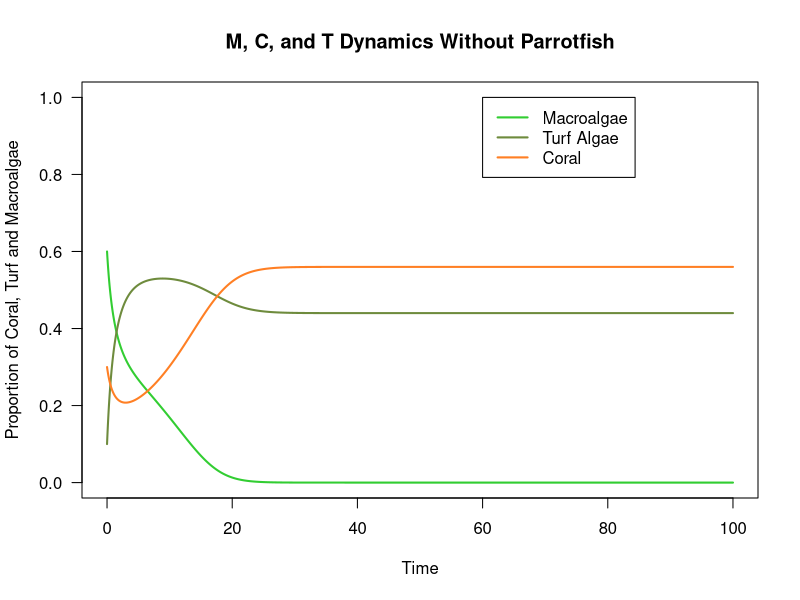
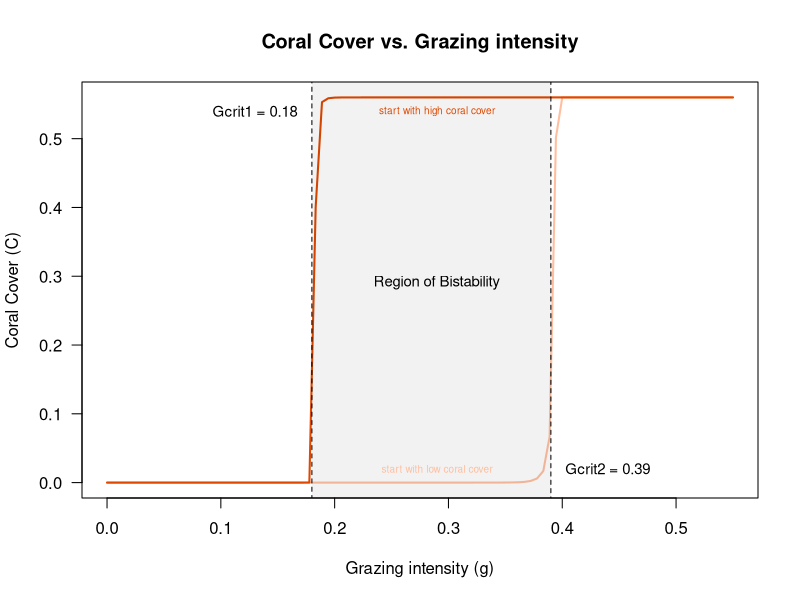
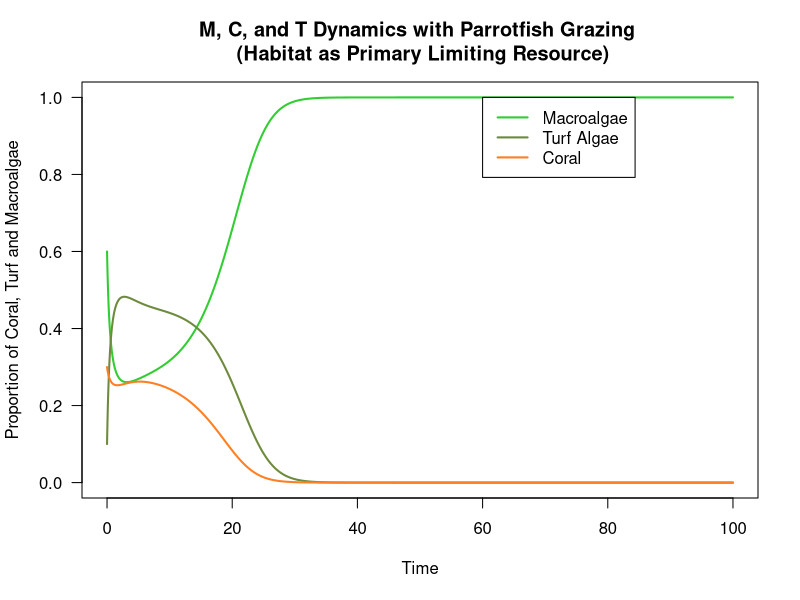
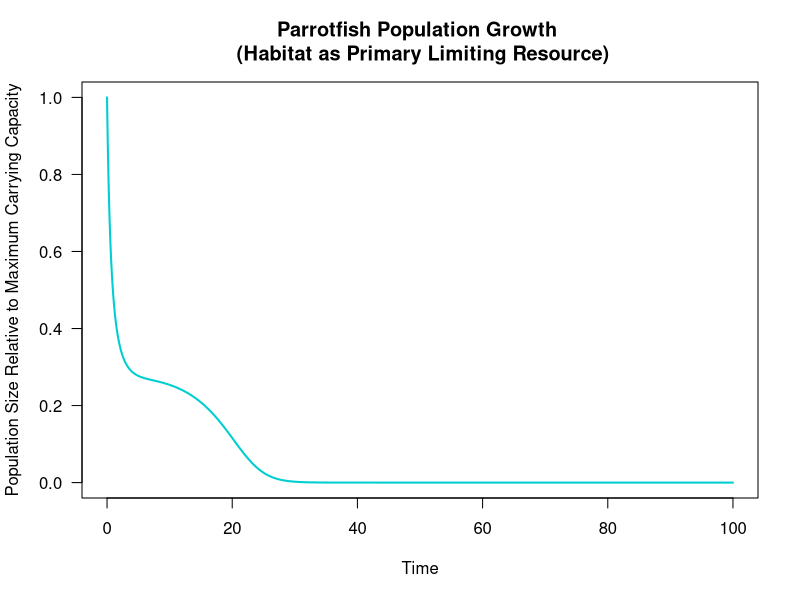

These charts were generated, in order, by the following R code: (Note: a time limit stopped this script after it produced the figures.)
## ---- chunk 1
knitr::opts_chunk$set(echo = TRUE)
## ---- chunk 2
### Macroalgae ###
# dMdt <- (alpha*M*C) - ((g*M)/(M + T)) + (gamma*M*T)


### Coral ###
# dCdt <- (r*T*C) - (d*C) - (alpha*M*C)


### Turf algae ###
# dTdt <- (g*M)/(M + T) - (gamma*M*T) - (r*T*C) + (d*C)
## ---- chunk 3
# parrotfish growth rate
s <- 0.49 # intrinsic rate of growth s of parrotfish 

# rate macroalgae directly overgrow coral per year
alpha <- 0.1 # coral overgrown by macroalgae at a rate a

# rate macroalgae spread vegetatively over algal turfs per year
gamma <- 0.8 # at a rate γ (gamma)

# rate of coral recruitment to algal turfs per year; coral always overgrow algal turfs
r <- 1 # corals recruit to and overgrow algal turfs at a rate r

# coral mortality -- natural coral mortality accounts for 2-4% per year, predation for 30%, and remaining mortality from coral disease or tissue damage following bleaching
d <- 0.44 # natural mortality rate of d

# grazing rate g can change, right now im setting it between the critical values 0.18 and 0.39
   # set grazing rate when it is above 0.39 coral will be in high equilibrium 
    g <- 0.4
   # grazing rate when it is below 0.18 macroalgae will be in high equilibrium 
    #g <- 0.19
   # when grazing rate is between 0.18 and 0.39 and coral starts low, then bistability will bring back to low coral state, but when coral is high initially (above 0.5%), bistability will return to coral 
    #g <- 0.25

# maximum parrotfish carrying capacity
#beta <- C

# fishing pressure 
f <- 0

## ---- chunk 4
###  Variables ###

#M <- macroalgae 
  # M <- 1 - C - T
#C <- coral 
  # C <- 1 - M - T
#T <- turf algae 
  # T <- 1 - M - C

# M + C + T = 1 particular region of the seabed is covered entirely by macroalgae (M), coral (C), and algal turfs (T) (variables)

# g # parrotfish graze macroalgae without distinction from algal turfs at a rate g


# storing colors 
Mcol <- 'limegreen' # plot color for macropalgae 
Tcol <- 'darkolivegreen4' # plot color for turf algae 
Ccol <- 'chocolate1' # plot color for coral 
Pcol <- 'darkturquoise' #plot color for parrotfish population
## ---- chunk 5
# setting time and initial values 
# time set 0 to 100
tset <- seq(from = 0, to = 100, length.out = 20000) #set time from 0 to 100 

# set initial condition for the parameters, I just set these randomly but also to be equal to 1 as the paper says 
# M + C + T = 1 particular region of the seabed is covered entirely by macroalgae (M), coral (C), and algal turfs (T) (variables)
M0 <- 0.6 # macro algae starts at 50% concentration
C0  <- .3 # coral starts at 30%
T0  <- 1 - M0 - C0  # turf starts at 20% 

P0 <- 1 #parrotfish start at 1 individual 
## ---- chunk 6
### Simulation 1: M, C, T dynamics in the absence of parrotfish grazing ###

# creating holding vectors and filling initial conditions
M.simu <- NaN*tset 
M.simu[1] <- M0
C.simu <- NaN*tset
C.simu[1] <- C0
T.simu <- NaN*tset
T.simu[1] <- T0

P.simu <- NaN*tset
P.simu[1] <- P0 #start P squiggle (only using P squiggle, so P squiggle = P; g = P squiggle because g(P) = P/beta, and we assume beta = 1 (max carrying capacity, which is the same as max coral cover), so setting initial g value to P0
## ---- chunk 7
#for loop for M, C, T dynamics in absence of parrotfish grazing
for(i in 2:length(tset)){
  # calculating change in time
	dt <- tset[i]-tset[i-1] 
	
	# set variable equal to the simulation value at the previous timestep
	M <- M.simu[i-1]
	C <- C.simu[i-1]
	Tt <- T.simu[i-1]
		

	# calculating change in population size -- replace g with P squiggle (P)
	dM <- ( (alpha*M*C) - ((g*M)/(M + Tt)) + (gamma*M*Tt) ) * dt 
	#dT <- ( (g*M)/(M + T) - (gamma*M*T) - (r*T*C) + (d*C)) * dt 
	dC <- ((r*Tt*C) - (d*C) - (alpha*M*C) ) * dt
	
	# calculating total population size
	M.simu[i] <- M.simu[i-1] + dM
	C.simu[i] <- C.simu[i-1] + dC
	T.simu[i] <- 1 - C.simu[i] - M.simu[i]
}
## ---- chunk 8
# plot for M/C/T dynamics in the absence of parrotfish grazing
    # g = 0.4, C0 = 0.3
# plot macroalgae
plot(x = tset, y = M.simu,
     type = 'l', las = 1, lwd = 2, col = Mcol,
     xlab = 'Time', ylab = 'Proportion of Coral, Turf and Macroalgae',
     xlim = c(min(tset), max(tset)), ylim = c(0, 1))
# plot turf
lines(x = tset, y = T.simu,
      lwd = 2, col = Tcol)
# plot coral
lines(x = tset, y = C.simu,
      lwd = 2, col = Ccol)

title("M, C, and T Dynamics Without Parrotfish")

legend(x = 60, y = 1,
       c('Macroalgae', 'Turf Algae', 'Coral'),
       lwd = 2,
       col = c(Mcol, Tcol, Ccol))
## ---- chunk 9
alpha <- 0.1 # coral overgrown by macroalgae at a rate a

# rate macroalgae spread vegetatively over algal turfs per year
gamma <- 0.8 # at a rate γ (gamma)

# rate of coral recruitment to algal turfs per year; coral always overgrow algal turfs
r <- 1 # corals recruit to and overgrow algal turfs at a rate r

# coral mortality -- natural coral mortality accounts for 2-4% per year, predation for 30%, and remaining mortality from coral disease or tissue damage following bleaching
d <- 0.44 # natural mortality rate of d



# setting a g set vector 
g_set <- seq(from = 0, to = 0.55, length.out = 100)


#set for C when it starts low: for region of bistability 
Mset <- NaN*g_set # holding vector for the equilibrium resource population size for each value of Y in Yset
Csetlow <- NaN*g_set # holding vector for N population size for each value of Y in Yset
Tset <- NaN*g_set # holding vector for M population size for each value of Y in Yset


#nested for loop  
for(j in 1:length(g_set)){ # for each element j from 1 to the length of Kset
	g <- g_set[j] # set g equal to the jth element of Kset
	
	# now simulate the model with this vector of Kset:
	# create holding vectors 
  M.simu <- NaN*tset; M.simu[1] <- 0.9
  C.simu <- NaN*tset; C.simu[1] <- 0.05
  T.simu <- NaN*tset; T.simu[1] <- 0.05

for(i in 2:length(tset)){
  # calculating change in time
	dt <- tset[i]-tset[i-1] 
	
	# set variable equal to the simulation value at the previous timestep
	M <- M.simu[i-1]
	C <- C.simu[i-1]
	Tt <- T.simu[i-1]
		
	# calculating change in population size -- replace g with P squiggle (P)
	dM <- ( (alpha*M*C) - ((g*M)/(M + Tt)) + (gamma*M*Tt) ) * dt 
	#dT <- ( (g*M)/(M + T) - (gamma*M*T) - (r*T*C) + (d*C)) * dt 
	dC <- ((r*Tt*C) - (d*C) - (alpha*M*C) ) * dt
	
	# calculating total population size
	M.simu[i] <- M.simu[i-1] + dM
	C.simu[i] <- C.simu[i-1] + dC
	T.simu[i] <- 1 - C.simu[i] - M.simu[i]
}
	
	# storing population sizes at the last timepoint of our simulation (the equilibrium population sizes) in our holding vectors for equilibrium population sizes 
  Mset[j] <- M.simu[length(tset)] 
	Csetlow[j] <- C.simu[length(tset)] 
	Tset[j] <- T.simu[length(tset)] 
	
}
## ---- chunk 10
#set for C when it starts HIGH: for region of bistability 
Mset <- NaN*g_set # holding vector for the equilibrium resource population size for each value of Y in Yset
Csethigh <- NaN*g_set # holding vector for N population size for each value of Y in Yset
Tset <- NaN*g_set # holding vector for M population size for each value of Y in Yset


#nested for loop  
for(j in 1:length(g_set)){ # for each element j from 1 to the length of Kset
	g <- g_set[j] # set g equal to the jth element of Kset
	
	# now simulate the model with this vector of Kset:
	# create holding vectors 
  M.simu <- NaN*tset; M.simu[1] <- 0.05
  C.simu <- NaN*tset; C.simu[1] <- 0.9
  T.simu <- NaN*tset; T.simu[1] <- 0.05

for(i in 2:length(tset)){
  # calculating change in time
	dt <- tset[i]-tset[i-1] 
	
	# set variable equal to the simulation value at the previous timestep
	M <- M.simu[i-1]
	C <- C.simu[i-1]
	Tt <- T.simu[i-1]
		
	# calculating change in population size -- replace g with P squiggle (P)
	dM <- ( (alpha*M*C) - ((g*M)/(M + Tt)) + (gamma*M*Tt) ) * dt 
	#dT <- ( (g*M)/(M + T) - (gamma*M*T) - (r*T*C) + (d*C)) * dt 
	dC <- ((r*Tt*C) - (d*C) - (alpha*M*C) ) * dt
	
	# calculating total population size
	M.simu[i] <- M.simu[i-1] + dM
	C.simu[i] <- C.simu[i-1] + dC
	T.simu[i] <- 1 - C.simu[i] - M.simu[i]
}
	
	# storing population sizes at the last timepoint of our simulation (the equilibrium population sizes) in our holding vectors for equilibrium population sizes 
  Mset[j] <- M.simu[length(tset)] 
	Csethigh[j] <- C.simu[length(tset)] 
	Tset[j] <- T.simu[length(tset)] 
	
}

## ---- chunk 11
# plot grazing as function of Coral cover

plot(x = g_set, y = Csetlow, #plot the grazing bifurcation when coral starts low
     type = 'l', las = 1, lwd = 2, col = '#FFBE9F', 
     xlab = 'Grazing intensity (g)', ylab = 'Coral Cover (C)',
     main = 'Coral Cover vs. Grazing intensity')
lines(x = g_set, y = Csethigh, col = '#DE4800', lwd = 2) #plot the grazing bifurcation when coral starts high

#showing bistability  
rect(xleft = 0.18, ybottom = -1, xright = 0.39, ytop = 0.7, col = rgb(0, 0, 0, alpha = 0.05), lty = 2, border = 1) #ligth grey box to show recovery
text(x = 0.29, y = 0.29, 'Region of Bistability', cex = 0.9) # text to signify bistability
text(x = 0.29, y = 0.54, 'start with high coral cover', cex = 0.6, col = '#DE4800') # text to signify low coral cover 
text(x = 0.29, y = 0.02, 'start with low coral cover', cex = 0.6, col = '#FFBE9F') # text to signify high coral cover 

text(x = 0.13, y = 0.54, 'Gcrit1 = 0.18', cex = 0.9) # text for g crit 1
text(x = 0.44, y = 0.02, 'Gcrit2 = 0.39', cex = 0.9) # text for g crit 2

## ---- chunk 12
####  Simulation 2: WITH PARROTFISH -- habitat as primary limiting resource ####

## Notes and Assumptions ##
# parrotfish logistic growth changes the grazing rate (g = P, see model assumptions) and therefore impacts M, C, and T dynamics
# assume that f = 0 (no fishing)
# g(P) = alpha*P/beta where alpha is a positive constant. # alpha = g_max, assumed to be 1, so g(P) = P/beta, which guarantees that the grazing intensity. arrives at a maximum only if f = 0 and P(t) reaches maximum carrying capacity, requiring no limitation from habitat (i.e., K(C) = 1)
# so we can assume for this simulation that beta = K(C) = C
# P = P squiggle here, which is population size relative to maximum carrying capacity (beta)
# g(P) = P squiggle = P, so in the equation for dM, we've replaced g with P

# creating holding vectors and filling initial conditions
M.simu2 <- NaN*tset 
M.simu2[1] <- M0
T.simu2 <- NaN*tset
T.simu2[1] <- T0
C.simu2 <- NaN*tset
C.simu2[1] <- C0
P.simu2 <- NaN*tset
P.simu2[1] <- P0

#for loop for the simulation
for(i in 2:length(tset)){
  # calculating change in time
	dt <- tset[i]-tset[i-1] 
	
	# set variable equal to the simulation value at the previous timestep
	M <- M.simu2[i-1]
	C <- C.simu2[i-1]
	Tt <- T.simu2[i-1]
	P <- P.simu2[i-1]
		

	# calculating change in population size -- replace g with P squiggle (P)
	dM <- ( (alpha*M*C) - ((P*M)/(M + Tt)) + (gamma*M*Tt) ) * dt 
	#dT <- ( (g*M)/(M + T) - (gamma*M*T) - (r*T*C) + (d*C)) * dt 
	dC <- ((r*Tt*C) - (d*C) - (alpha*M*C) ) * dt
	# parrotfish population growth, assuming f = 0, and max carrying capacity = C
	dP <- ((s*P)*(1 - (P/C)) - f*P) * dt
	
	# calculating total population size
	M.simu2[i] <- M.simu2[i-1] + dM
	C.simu2[i] <- C.simu2[i-1] + dC
	T.simu2[i] <- 1 - C.simu2[i] - M.simu2[i]
	# P here is population relative to maximum carrying capacity (beta), which also equals coral cover. So P = population relative to coral cover.
	P.simu2[i] <- P.simu2[i-1] + dP
}

## ---- chunk 13
# plot macroalgae
plot(x = tset, y = M.simu2,
     type = 'l', las = 1, lwd = 2, col = Mcol,
     xlab = 'Time', ylab = 'Proportion of Coral, Turf and Macroalgae',
     xlim = c(min(tset), max(tset)), ylim = c(0, 1))
# plot turf
lines(x = tset, y = T.simu2,
      lwd = 2, col = Tcol)
# plot coral
lines(x = tset, y = C.simu2,
      lwd = 2, col = Ccol)

title("M, C, and T Dynamics with Parrotfish Grazing \n (Habitat as Primary Limiting Resource)")

legend(x = 60, y = 1,
       c('Macroalgae', 'Turf Algae', 'Coral'),
       lwd = 2,
       col = c(Mcol, Tcol, Ccol))
## ---- chunk 14
# plot macroalgae
plot(x = tset, y = P.simu2,
     type = 'l', las = 1, lwd = 2, col = Pcol,
     xlab = 'Time', ylab = 'Population Size Relative to Maximum Carrying Capacity')

title("Parrotfish Population Growth \n (Habitat as Primary Limiting Resource)")

## ---- chunk 15
### Bifurcation diagram of fishing effort parameter vs. coral cover equilibrium value

# sequence of values for f (fishing pressure)
fset <- seq(from = 0, to = 1,length.out = 50)

# holding vectors for equilibrium values of C, M, and T
Cstarset <- NaN*fset 
Mstarset <- NaN*fset
Tstarset <- NaN*fset
Pstarset <- NaN*fset

# for loop for fishing pressure bifurcation diagram
for(j in 1:length(fset)){
  # assign the value of Y
	f <- fset[j] 
	
	# create a holding vector for predator and prey populations
	# and fill with initial conditions
	C.simu_f <- NaN*tset
	C.simu_f[1] <- 1   
	M.simu_f <- NaN*tset 
	M.simu_f[1] <- 1
	T.simu_f <- NaN*tset 
	T.simu_f[1] <- 1
	P.simu_f <- NaN*tset 
	P.simu_f[1] <- 1
	
	for(i in 2:length(tset)){
	  # calculating change in time
		  # calculating change in time
	  dt <- tset[i]-tset[i-1] 
	
	  # set variable equal to the simulation value at the previous timestep
	  M <- M.simu_f[i-1]
	  C <- C.simu_f[i-1]
	  Tt <- T.simu_f[i-1]
	  P <- P.simu_f[i-1]
		
  	# parrotfish population growth, assuming f = 0, and max carrying capacity = C
  	dP <- ((s*P)*(1 - (P/C)) - f*P) * dt
	  # calculating change in population size -- replace g with P squiggle (P)
  	dM <- ( (alpha*M*C) - ((P*M)/(M + Tt)) + (gamma*M*Tt) ) * dt 
  	#dT <- ( (g*M)/(M + T) - (gamma*M*T) - (r*T*C) + (d*C)) * dt 
  	dC <- ((r*Tt*C) - (d*C) - (alpha*M*C) ) * dt

	
  	# calculating total population size
  	M.simu_f[i] <- M.simu_f[i-1] + dM
  	C.simu_f[i] <- C.simu_f[i-1] + dC
  	T.simu_f[i] <- 1 - C.simu_f[i] - M.simu_f[i]
	  # P here is population relative to maximum carrying capacity (beta), which also equals coral cover. So P = population relative to   coral cover.
  	P.simu_f[i] <- P.simu_f[i-1] + dP
  	} #end of the inner for loop
	
	# storing last population size (equilibrium population size) in holding vectors for equilibrium population sizes
	Cstarset[j] <- C.simu_f[length(tset)]
	Mstarset[j] <- M.simu_f[length(tset)]
	Tstarset[j] <- T.simu_f[length(tset)]
	Pstarset[j] <- P.simu_f[length(tset)]
	
} #end of outer for loop that iterates over each element in Yset

## ---- chunk 16
## Plot for fishing pressure vs. variables bifurcation diagrams

# plot stable equilibria of  (Pstarset) against density of alternate prey (Yset)
plot(x = fset, y = Cstarset,
     type = 'l', lwd = 2, col = Ccol, las = 1,
     xlab = 'Fishing pressure (f)', ylab = 'Stable equilibria of coral cover, C*')

# plot stable equilibria of prey (Xstarset) against density of alternate prey (Yset)
plot(x = fset, y = Mstarset,
     type = 'l', lwd = 2, col = Mcol, las = 1, 
     xlab = 'Fishing pressure (f)', ylab = 'Stable equilibria of macroalgae cover, M*')

# plot stable equilibria of prey (Xstarset) against density of alternate prey (Yset)
plot(x = fset, y = Tstarset,
     type = 'l', lwd = 2, col = Tcol, las = 1, 
     xlab = 'Fishing pressure (f)', ylab = 'Stable equilibria of turf algae cover, T*')

# plot stable equilibria of prey (Xstarset) against density of alternate prey (Yset)
plot(x = fset, y = Pstarset,
     type = 'l', lwd = 2, col = Pcol, las = 1, 
     xlab = 'Fishing pressure (f)', ylab = 'Stable equilibria of parrotfish population, P*')
## ---- chunk 17
### Bifurcation diagram of fishing effort parameter vs. variables combined 

# sequence of values for f (fishing pressure) focused on the 0.38 threshold
fset <- seq(from = 0.35, to = 0.41,length.out = 50)

# holding vectors for equilibrium values of C, M, and T
Cstarset <- NaN*fset 
Mstarset <- NaN*fset
Tstarset <- NaN*fset
Pstarset <- NaN*fset

# for loop for fishing pressure bifurcation diagram
for(j in 1:length(fset)){
  # assign the value of Y
    f <- fset[j] 
    
    # create a holding vector for predator and prey populations
    # and fill with initial conditions
    C.simu_f <- NaN*tset
    C.simu_f[1] <- 1   
    M.simu_f <- NaN*tset 
    M.simu_f[1] <- 1
    T.simu_f <- NaN*tset 
    T.simu_f[1] <- 1
    P.simu_f <- NaN*tset 
    P.simu_f[1] <- 1
    
    for(i in 2:length(tset)){
      # calculating change in time
          # calculating change in time
      dt <- tset[i]-tset[i-1] 
    
      # set variable equal to the simulation value at the previous timestep
      M <- M.simu_f[i-1]
      C <- C.simu_f[i-1]
      Tt <- T.simu_f[i-1]
      P <- P.simu_f[i-1]
        
    # parrotfish population growth, assuming f = 0, and max carrying capacity = C
    dP <- ((s*P)*(1 - (P/C)) - f*P) * dt
      # calculating change in population size -- replace g with P squiggle (P)
    dM <- ( (alpha*M*C) - ((P*M)/(M + Tt)) + (gamma*M*Tt) ) * dt 
    #dT <- ( (g*M)/(M + T) - (gamma*M*T) - (r*T*C) + (d*C)) * dt 
    dC <- ((r*Tt*C) - (d*C) - (alpha*M*C) ) * dt

    
    # calculating total population size
    M.simu_f[i] <- M.simu_f[i-1] + dM
    C.simu_f[i] <- C.simu_f[i-1] + dC
    T.simu_f[i] <- 1 - C.simu_f[i] - M.simu_f[i]
      # P here is population relative to maximum carrying capacity (beta), which also equals coral cover. So P = population relative to   coral cover.
    P.simu_f[i] <- P.simu_f[i-1] + dP
    } #end of the inner for loop
    
    # storing last population size (equilibrium population size) in holding vectors for equilibrium population sizes
    Cstarset[j] <- C.simu_f[length(tset)]
    Mstarset[j] <- M.simu_f[length(tset)]
    Tstarset[j] <- T.simu_f[length(tset)]
    Pstarset[j] <- P.simu_f[length(tset)]
    
} #end of outer for loop that iterates over each element in Yset
## ---- chunk 18
# Bifurcation diagram with all variables
# plot stable equilibria

#macro aglae
plot(x = fset, y = Mstarset,
     type = 'l', lwd = 2, col = Mcol, las = 1,
     xlab = 'Fishing pressure (f)', ylab = 'Equilibria')

#coral
lines(x = fset, y = Cstarset,
     type = 'l', col = Ccol, lwd=2,)
#turf algae
lines(x = fset, y = Tstarset,
      col = Tcol, lwd = 2,)
#parrotfish
lines(x = fset, y = Pstarset,
     col = Pcol, lwd = 2, )

legend(x=0.385,y=0.68,
       legend=c("parrot fish population","macroalgae cover","turf algae cover","coral cover"),
       lty=1, lwd=3,
       col=c(Pcol,Mcol,Tcol,Ccol))
## ---- chunk 19
####  Simulation 3: WITH PARROTFISH -- food availability as primary limiting resource ####

# K(C) = 1 - zC where 0 <= z < 1
# in supplemental materials, they start with z = 0.5, but they also use z = 0.1, 0.3, 0.6, and 0.9. They find that hysteresis is possible for each value of z.

#set z value
z <- 0.5

# creating holding vectors and filling initial conditions
M.simu3 <- NaN*tset 
M.simu3[1] <- M0
T.simu3 <- NaN*tset
T.simu3[1] <- T0
C.simu3 <- NaN*tset
C.simu3[1] <- C0
P.simu3 <- NaN*tset
P.simu3[1] <- P0

#for loop for the simulation
for(i in 2:length(tset)){
  # calculating change in time
	dt <- tset[i]-tset[i-1] 
	
	# set variable equal to the simulation value at the previous timestep
	M <- M.simu3[i-1]
	C <- C.simu3[i-1]
	Tt <- T.simu3[i-1]
	P <- P.simu3[i-1]
		

	# calculating change in population size -- replace g with P squiggle (P)
	dM <- ( (alpha*M*C) - ((P*M)/(M + Tt)) + (gamma*M*Tt) ) * dt 
	#dT <- ( (g*M)/(M + T) - (gamma*M*T) - (r*T*C) + (d*C)) * dt 
	dC <- ((r*Tt*C) - (d*C) - (alpha*M*C) ) * dt
	# parrotfish population growth, assuming f = 0, and max carrying capacity K(C) = 1 - zC
	dP <- ((s*P)*(1 - (P/(1-(z*C))) - f*P)) * dt
	
	# calculating total population size
	M.simu3[i] <- M.simu3[i-1] + dM
	C.simu3[i] <- C.simu3[i-1] + dC
	T.simu3[i] <- 1 - C.simu3[i] - M.simu3[i]
	# P here is population relative to maximum carrying capacity (beta), which also equals coral cover. So P = population relative to coral cover.
	P.simu3[i] <- P.simu3[i-1] + dP
}

## ---- chunk 20
# plot macroalgae
plot(x = tset, y = M.simu3,
     type = 'l', las = 1, lwd = 2, col = Mcol,
     xlab = 'Time', ylab = 'Proportion of Coral, Turf and Macroalgae',
     xlim = c(min(tset), max(tset)), ylim = c(0, 1))
# plot turf
lines(x = tset, y = T.simu3,
      lwd = 2, col = Tcol)
# plot coral
lines(x = tset, y = C.simu3,
      lwd = 2, col = Ccol)

title("M, C, and T Dynamics with Parrotfish Grazing \n (Food as Primary Limiting Resource)")

legend(x = 60, y = 1,
       c('Macroalgae', 'Turf Algae', 'Coral'),
       lwd = 2,
       col = c(Mcol, Tcol, Ccol))
